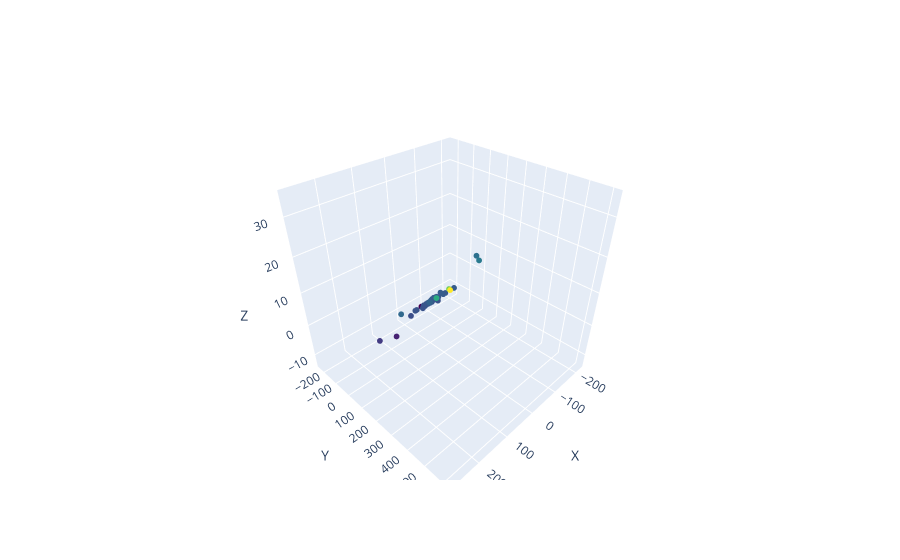
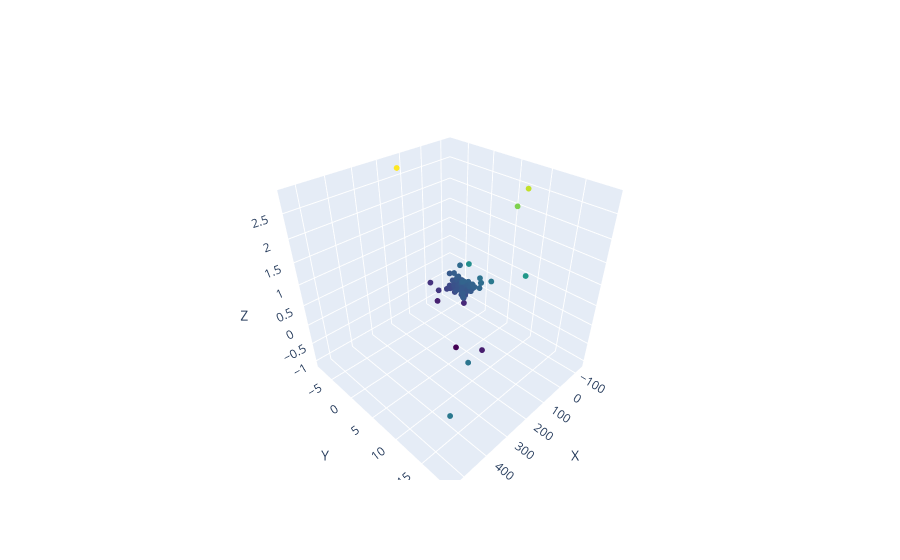

The notebook cell these images were saved under, in order:
### Code cell
for pts in pts_cloud:
    plot_model(pts)

### Figure 1 — Plotly figure (JSON) as saved in the notebook; plotly's stock layout.template omitted (floating-point values rounded to 4 significant figures; data arrays with more than 128 entries replaced by an {"elided": "..."} marker saying what was removed)
{"data": [{"marker": {"color": {"elided": "4458 float values"}, "colorscale": [[0, "#440154"], [0.1111, "#482878"], [0.2222, "#3e4989"], [0.3333, "#31688e"], [0.4444, "#26828e"], [0.5556, "#1f9e89"], [0.6667, "#35b779"], [0.7778, "#6ece58"], [0.8889, "#b5de2b"], [1, "#fde725"]], "size": 2}, "mode": "markers", "type": "scatter3d", "x": {"elided": "4458 float values"}, "y": {"elided": "4458 float values"}, "z": {"elided": "4458 float values"}}], "layout": {"scene": {"xaxis": {"title": {"text": "X"}}, "yaxis": {"title": {"text": "Y"}}, "zaxis": {"title": {"text": "Z"}}}}}

### Figure 2 — Plotly figure (JSON) as saved in the notebook; plotly's stock layout.template omitted (floating-point values rounded to 4 significant figures; data arrays with more than 128 entries replaced by an {"elided": "..."} marker saying what was removed)
{"data": [{"marker": {"color": {"elided": "6767 float values"}, "colorscale": [[0, "#440154"], [0.1111, "#482878"], [0.2222, "#3e4989"], [0.3333, "#31688e"], [0.4444, "#26828e"], [0.5556, "#1f9e89"], [0.6667, "#35b779"], [0.7778, "#6ece58"], [0.8889, "#b5de2b"], [1, "#fde725"]], "size": 2}, "mode": "markers", "type": "scatter3d", "x": {"elided": "6767 float values"}, "y": {"elided": "6767 float values"}, "z": {"elided": "6767 float values"}}], "layout": {"scene": {"xaxis": {"title": {"text": "X"}}, "yaxis": {"title": {"text": "Y"}}, "zaxis": {"title": {"text": "Z"}}}}}
